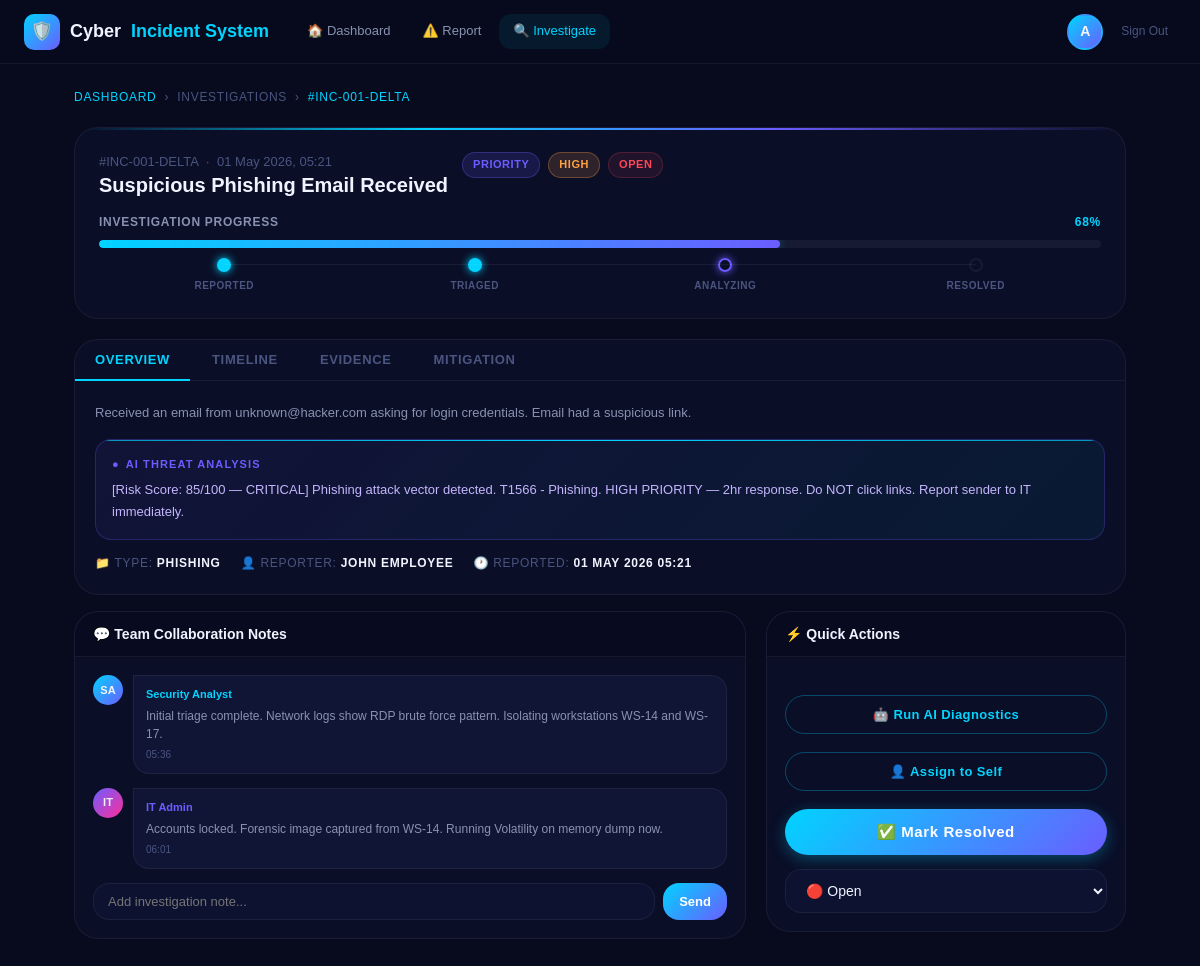
Screenshot of /incident.php?id=1 (signed in) with the database file from the repository.
### tables this page shows
CREATE TABLE IF NOT EXISTS incidents (
    id            INT AUTO_INCREMENT PRIMARY KEY,
    user_id       INT,
    title         VARCHAR(255) NOT NULL,
    incident_type ENUM('phishing','malware','unauthorized_access','data_breach','other') NOT NULL,
    description   TEXT NOT NULL,
    severity      ENUM('low','medium','high','critical') DEFAULT 'medium',
    status        ENUM('open','investigating','resolved','closed') DEFAULT 'open',
    ai_analysis   TEXT,
    reported_at   TIMESTAMP DEFAULT CURRENT_TIMESTAMP,
    updated_at    TIMESTAMP DEFAULT CURRENT_TIMESTAMP ON UPDATE CURRENT_TIMESTAMP,
    FOREIGN KEY (user_id) REFERENCES users(id) ON DELETE SET NULL
);

CREATE TABLE IF NOT EXISTS users (
    id         INT AUTO_INCREMENT PRIMARY KEY,
    name       VARCHAR(100)  NOT NULL,
    email      VARCHAR(150)  UNIQUE NOT NULL,
    password   VARCHAR(255)  NOT NULL,
    role       ENUM('employee','admin') DEFAULT 'employee',
    created_at TIMESTAMP DEFAULT CURRENT_TIMESTAMP
);

### incident.php (the view, shortened to what this page needs)
<?php
$user_name = $_SESSION['user_name'];
$role = $_SESSION['role'];
require_once __DIR__.'/config/db.php';
$inc_id = intval($_GET['id'] ?? 0);
$s = $pdo->prepare("SELECT i.*, u.name reporter FROM incidents i JOIN users u ON i.user_id=u.id WHERE i.id = ?");
$s->execute([$inc_id]);
$inc = $s->fetch();
$back = $role === 'admin' ? 'admin.php' : 'dashboard.php';
?>
<!DOCTYPE html>
<html lang="en">
<head>
<link rel="stylesheet" href="css/style.css">
</head>
<body>
<nav class="navbar">
  <div class="nav-logo"><div class="logo-mark">🛡️</div>Cyber<span> Incident System</span></div>
  <div class="nav-links">
    <a href="<?=htmlspecialchars($back, ENT_QUOTES, 'UTF-8')?>" class="nav-link">🏠 Dashboard</a>
    <a href="report.php" class="nav-link">⚠️ Report</a>
    <a href="incident.php" class="nav-link active">🔍 Investigate</a>
  </div>
  <div class="nav-right">
    <div class="user-avatar"><?= strtoupper(substr($user_name,0,1)) ?></div>
    <a href="logout.php" style="font-size:12px;color:var(--text-muted);padding:0 8px;">Sign Out</a>
  </div>
</nav>
<div class="inc-layout">
  <div class="breadcrumb">
    <a href="<?=htmlspecialchars($back, ENT_QUOTES, 'UTF-8')?>">Dashboard</a>
    <span>›</span>
    <span>Investigations</span>
    <span>›</span>
    <span style="color:var(--neon-cyan);">#INC-<?=str_pad($inc['id'],3,'0',STR_PAD_LEFT)?>-DELTA</span>
  </div>
  <div class="inc-hero">
    <div class="inc-title-row">
      <div>
        <div class="inc-num">#INC-<?=str_pad($inc['id'],3,'0',STR_PAD_LEFT)?>-DELTA &nbsp;·&nbsp; <?=date('d M Y, H:i',strtotime($inc['reported_at']))?></div>
        <h1><?=htmlspecialchars($inc['title'])?></h1>
      </div>
      <div style="display:flex;gap:8px;flex-shrink:0;flex-wrap:wrap;">
        <span class="badge badge-priority">PRIORITY</span>
        <span class="badge badge-<?=htmlspecialchars($inc['severity'], ENT_QUOTES, 'UTF-8')?>"><?=htmlspecialchars(strtoupper($inc['severity']), ENT_QUOTES, 'UTF-8')?></span>
        <span class="badge badge-<?=htmlspecialchars($inc['status'], ENT_QUOTES, 'UTF-8')?>"><?=htmlspecialchars(ucfirst($inc['status']), ENT_QUOTES, 'UTF-8')?></span>
      </div>
    </div>
    <div class="progress-section">
      <div class="prog-label">
        <span>Investigation Progress</span>
        <span style="color:var(--neon-cyan);">68%</span>
      </div>
      <div class="prog-wrap"><div class="prog-fill" id="prog-bar"></div></div>
      <div class="milestones">
        <div class="milestone"><div class="ms-dot done"></div><div class="ms-label">Reported</div></div>
        <div class="milestone"><div class="ms-dot done"></div><div class="ms-label">Triaged</div></div>
        <div class="milestone"><div class="ms-dot active"></div><div class="ms-label">Analyzing</div></div>
        <div class="milestone"><div class="ms-dot"></div><div class="ms-label">Resolved</div></div>
      </div>
    </div>
  </div>
  <div class="section-card">
    <div class="tabs">
      <button class="tab-btn active" onclick="switchTab('tab-overview',this)">Overview</button>
      <button class="tab-btn" onclick="switchTab('tab-timeline',this)">Timeline</button>
      <button class="tab-btn" onclick="switchTab('tab-evidence',this)">Evidence</button>
      <button class="tab-btn" onclick="switchTab('tab-mitigation',this)">Mitigation</button>
    </div>
    <div style="padding:20px;">
      <div id="tab-overview" class="tab-panel active">
        <div style="font-size:13px;color:var(--text-secondary);line-height:1.8;margin-bottom:14px;"><?=htmlspecialchars($inc['description'], ENT_QUOTES, 'UTF-8')?></div>
        <?php if($inc['ai_analysis']): ?>
        <div class="ai-box show"><div class="ai-label">AI Threat Analysis</div><div class="ai-content"><?=htmlspecialchars($inc['ai_analysis'], ENT_QUOTES, 'UTF-8')?></div></div>
        <?php endif; ?>
        <div style="display:flex;gap:20px;flex-wrap:wrap;margin-top:14px;font-size:12px;font-family:var(--font-head);text-transform:uppercase;letter-spacing:0.06em;color:var(--text-muted);">
          <span>📁 Type: <strong style="color:var(--text-primary);"><?=htmlspecialchars(ucwords(str_replace('_',' ',$inc['incident_type'])), ENT_QUOTES, 'UTF-8')?></strong></span>
          <span>👤 Reporter: <strong style="color:var(--text-primary);"><?=htmlspecialchars($inc['reporter']??'Unknown', ENT_QUOTES, 'UTF-8')?></strong></span>
          <span>🕐 Reported: <strong style="color:var(--text-primary);"><?=htmlspecialchars(date('d M Y H:i',strtotime($inc['reported_at'])), ENT_QUOTES, 'UTF-8')?></strong></span>
        </div>
      </div>
    </div>
  </div>
  <div class="two-col">
    <div class="section-card">
      <div class="section-head"><h3>💬 Team Collaboration Notes</h3></div>
      <div class="section-body">
        <div class="note-item">
          <div class="note-avatar">SA</div>
          <div class="note-bubble"><div class="note-author">Security Analyst</div><div class="note-text">Initial triage complete. Network logs show RDP brute force pattern. Isolating workstations WS-14 and WS-17.</div><div class="note-time"><?=date('H:i',strtotime('-45 min'))?></div></div>
        </div>
        <div class="note-item">
          <div class="note-avatar" style="background:linear-gradient(135deg,var(--neon-purple),var(--neon-pink))">IT</div>
          <div class="note-bubble"><div class="note-author" style="color:var(--neon-purple);">IT Admin</div><div class="note-text">Accounts locked. Forensic image captured from WS-14. Running Volatility on memory dump now.</div><div class="note-time"><?=date('H:i',strtotime('-20 min'))?></div></div>
        </div>
        <div class="note-input-row">
          <input class="note-input" type="text" id="note-input" placeholder="Add investigation note...">
          <button class="send-btn" onclick="addNote()">Send</button>
        </div>
      </div>
    </div>
    <div>
      <div class="section-card">
        <div class="section-head"><h3>⚡ Quick Actions</h3></div>
        <div class="section-body">
          <div class="action-bar">
            <button class="btn-outline-cyan" style="width:100%;justify-content:center;margin-bottom:8px;" onclick="runDiagnostics(<?=$inc['id']?>)">🤖 Run AI Diagnostics</button>
            <button class="btn-outline-cyan" style="width:100%;justify-content:center;margin-bottom:8px;">👤 Assign to Self</button>
            <button class="btn-gradient" style="width:100%;"><span>✅ Mark Resolved</span></button>
          </div>
          <div style="margin-top:14px;">
            <select class="form-input" onchange="updateStatus(<?=$inc['id']?>,this.value, 'inc-list','all','all')">
              <option value="open" <?=$inc['status']==='open'?'selected':''?>>🔴 Open</option>
            </select>
          </div>
        </div>
      </div>
    </div>
  </div>
</div>
</body>
</html>

### incident.php (style rules this page uses)
.inc-layout { max-width:1100px;margin:0 auto;padding:24px; }
.breadcrumb { display:flex;align-items:center;gap:8px;font-size:12px;color:var(--text-muted);margin-bottom:20px;font-family:var(--font-head);text-transform:uppercase;letter-spacing:0.06em; }
.breadcrumb a { color:var(--neon-cyan);text-decoration:none; }
.breadcrumb span { color:var(--text-muted); }
.inc-hero { background:var(--bg-card);border:1px solid var(--border);border-radius:var(--radius-lg);padding:24px;margin-bottom:20px;position:relative;overflow:hidden; }
.inc-hero::before { content:'';position:absolute;top:0;left:0;right:0;height:2px;background:linear-gradient(90deg,transparent,var(--neon-cyan),var(--neon-purple),transparent); }
.inc-title-row { display:flex;align-items:flex-start;gap:14px;flex-wrap:wrap;margin-bottom:14px; }
.inc-num { font-family:var(--font-head);font-size:13px;color:var(--text-muted); }
.inc-hero h1 { font-size:20px;font-family:var(--font-head);font-weight:800;flex:1; }
.progress-section { margin-top:16px; }
.prog-label { display:flex;align-items:center;justify-content:space-between;font-size:12px;font-family:var(--font-head);font-weight:700;color:var(--text-secondary);margin-bottom:8px;text-transform:uppercase;letter-spacing:0.06em; }
.prog-wrap { background:rgba(255,255,255,0.05);border-radius:100px;overflow:hidden;height:8px;margin-bottom:10px; }
.prog-fill { height:100%;border-radius:100px;background:linear-gradient(90deg,var(--neon-cyan),var(--neon-purple));box-shadow:0 0 10px rgba(0,212,255,0.4);transition:width 1.5s ease;width:0; }
.milestones { display:flex;justify-content:space-between;position:relative; }
.milestone { text-align:center;flex:1;position:relative; }
.milestone::before { content:'';position:absolute;top:6px;left:-50%;right:50%;height:1px;background:var(--border); }
.milestone:first-child::before { display:none; }
.ms-dot { width:14px;height:14px;border-radius:50%;margin:0 auto 6px;border:2px solid var(--border); }
.ms-dot.done { border-color:var(--neon-cyan);background:var(--neon-cyan);box-shadow:0 0 8px var(--neon-cyan); }
.ms-dot.active { border-color:var(--neon-purple);background:transparent;box-shadow:0 0 8px var(--neon-purple);animation:pulse-glow 1.5s infinite; }
.ms-label { font-size:10px;color:var(--text-muted);font-family:var(--font-head);font-weight:700;text-transform:uppercase;letter-spacing:0.05em; }
.two-col { display:grid;grid-template-columns:1fr 360px;gap:20px; }
.section-card { background:var(--bg-card);border:1px solid var(--border);border-radius:var(--radius-lg);overflow:hidden;margin-bottom:16px; }
.section-head { padding:14px 18px;border-bottom:1px solid var(--border);background:rgba(0,0,0,0.2); }
.section-head h3 { font-size:14px;font-family:var(--font-head);font-weight:700; }
.section-body { padding:18px; }
.note-item { display:flex;gap:10px;margin-bottom:14px; }
.note-avatar { width:30px;height:30px;border-radius:50%;background:linear-gradient(135deg,var(--neon-cyan),var(--neon-purple));display:flex;align-items:center;justify-content:center;font-size:11px;font-weight:700;flex-shrink:0; }
.note-bubble { background:var(--bg-surface);border:1px solid var(--border);border-radius:0 var(--radius-md) var(--radius-md) var(--radius-md);padding:10px 12px;flex:1; }
.note-author { font-size:11px;font-weight:700;color:var(--neon-cyan);font-family:var(--font-head); }
.note-text { font-size:12px;color:var(--text-secondary);margin-top:3px;line-height:1.5; }
.note-time { font-size:10px;color:var(--text-muted);margin-top:4px; }
.note-input-row { display:flex;gap:8px;margin-top:14px; }
.note-input { flex:1;background:var(--bg-input);border:1px solid var(--border);border-radius:var(--radius-md);padding:10px 14px;color:var(--text-primary);font-size:13px;font-family:var(--font-body);outline:none; }
.send-btn { padding:10px 16px;background:linear-gradient(135deg,var(--neon-cyan),var(--neon-purple));border:none;border-radius:var(--radius-md);color:#fff;font-weight:700;cursor:pointer;font-size:13px;transition:all 0.2s; }
.action-bar { display:flex;gap:10px;margin-top:20px;flex-wrap:wrap; }

### rows the page displays
incidents: id "001", reported_at "01 May 2026, 05:21", title "Suspicious Phishing Email Received", severity "HIGH", status "OPEN", description "Received an email from unknown@hacker.com asking for login credentials. Email had a suspicious link.", ai_analysis "[Risk Score: 85/100 — CRITICAL] Phishing attack vector detected. T1566 - Phishing. HIGH PRIORITY — 2hr response. Do NOT click links. Report sender to IT immediately.", incident_type "PHISHING", user.name "JOHN EMPLOYEE", reported_at "01 MAY 2026 05:21", status+id "🔴 Open"

### other values shown
substr($user_name,0,1) "A"
